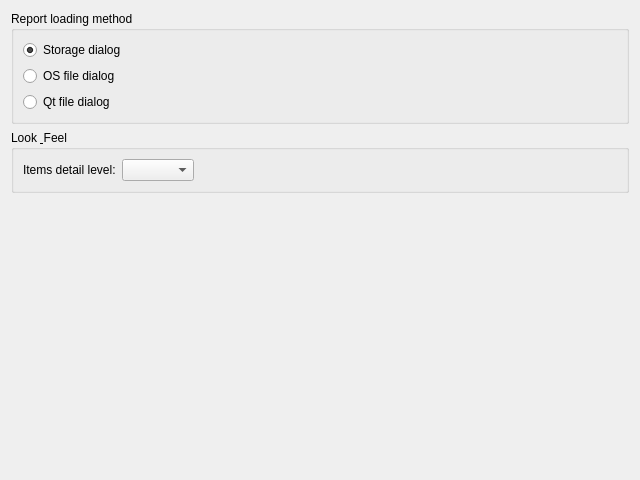
<?xml version="1.0" encoding="UTF-8"?>
<ui version="4.0">
 <class>OptionsDialogDesigner</class>
 <widget class="QWidget" name="OptionsDialogDesigner">
  <property name="geometry">
   <rect>
    <x>0</x>
    <y>0</y>
    <width>640</width>
    <height>480</height>
   </rect>
  </property>
  <property name="windowTitle">
   <string>Form</string>
  </property>
  <layout class="QGridLayout" name="gridLayout">
   <item row="0" column="0">
    <widget class="QGroupBox" name="groupBox">
     <property name="title">
      <string>Report loading method</string>
     </property>
     <layout class="QVBoxLayout" name="verticalLayout">
      <item>
       <widget class="QRadioButton" name="rbLoadingStorage">
        <property name="text">
         <string>Storage dialog</string>
        </property>
        <property name="checked">
         <bool>true</bool>
        </property>
       </widget>
      </item>
      <item>
       <widget class="QRadioButton" name="rbLoadingOS">
        <property name="text">
         <string>OS file dialog</string>
        </property>
       </widget>
      </item>
      <item>
       <widget class="QRadioButton" name="rbLoadingQt">
        <property name="text">
         <string>Qt file dialog</string>
        </property>
       </widget>
      </item>
     </layout>
    </widget>
   </item>
   <item row="2" column="0">
    <spacer name="verticalSpacer">
     <property name="orientation">
      <enum>Qt::Vertical</enum>
     </property>
     <property name="sizeHint" stdset="0">
      <size>
       <width>20</width>
       <height>40</height>
      </size>
     </property>
    </spacer>
   </item>
   <item row="1" column="0">
    <widget class="QGroupBox" name="groupBox_2">
     <property name="title">
      <string>Look &amp; Feel</string>
     </property>
     <layout class="QGridLayout" name="gridLayout_2">
      <item row="0" column="0">
       <widget class="QLabel" name="label">
        <property name="text">
         <string>Items detail level:</string>
        </property>
       </widget>
      </item>
      <item row="0" column="1">
       <widget class="QComboBox" name="cbItemsDetailLevel"/>
      </item>
      <item row="0" column="2">
       <spacer name="horizontalSpacer">
        <property name="orientation">
         <enum>Qt::Horizontal</enum>
        </property>
        <property name="sizeHint" stdset="0">
         <size>
          <width>385</width>
          <height>20</height>
         </size>
        </property>
       </spacer>
      </item>
     </layout>
    </widget>
   </item>
  </layout>
 </widget>
 <resources/>
 <connections/>
</ui>
